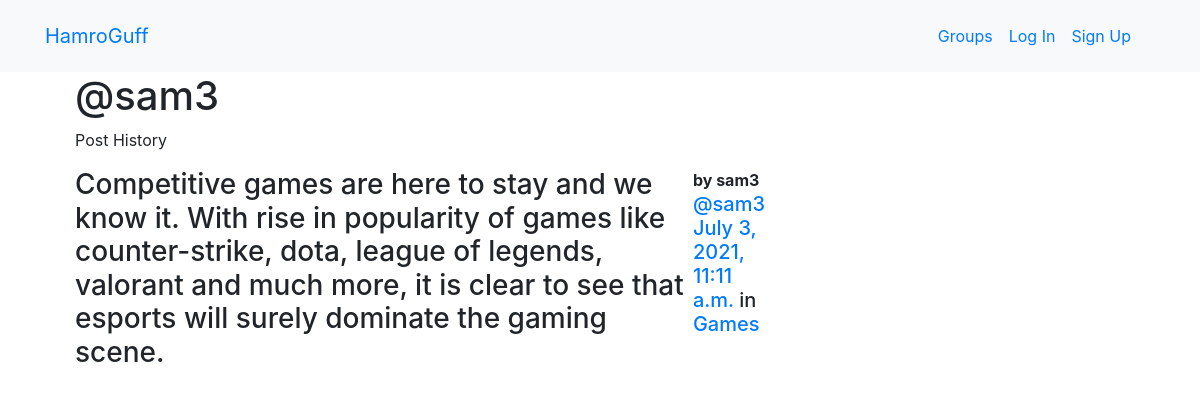
Page /posts/by/sam3/ on the committed database.
### posts/models.py (models this page shows, shortened)
class Post(models.Model):
    user=models.ForeignKey(User,on_delete=models.CASCADE,related_name='posts')
    created_at=models.DateTimeField(auto_now=True)
    message=models.TextField()
    group=models.ForeignKey(Group,on_delete=models.CASCADE,related_name='posts',null=True,blank=True)
    class Meta:
        ordering = ['-created_at']
        unique_together = ['user', 'message']

### groups/models.py (models this page shows, shortened)
class Group(models.Model):
    name=models.CharField(max_length=255,unique=True)
    slug=models.SlugField(allow_unicode=True,unique=True)
    description=models.TextField(blank=True,default='')
    description_html=models.TextField(editable=False,blank=True,default='')
    members=models.ManyToManyField(User,through='GroupMember')
    class Meta:
        ordering=['name']

### posts/views.py (the view)
# urls.py: path('by/<username>/', views.UserPosts.as_view(), name='for_user'),
class UserPosts(generic.ListView):
    model=models.Post
    template_name = "posts/user_post_list.html"
    def get_queryset(self):
        try:
            self.post_user = User.objects.prefetch_related("posts").get(
                username__iexact=self.kwargs.get("username"))
        except User.DoesNotExist:
            raise Http404
        else:
            return self.post_user.posts.all()
    def get_context_data(self, **kwargs):
        context = super().get_context_data(**kwargs)
        context["post_user"] = self.post_user
        return context

### posts/templates/posts/user_post_list.html
<!DOCTYPE html>
{% extends "posts/post_base.html" %}
{% block prepost %}
<div class="col-md-4">
	<h1>@{{ post_user.username }}</h1>
	<p>Post History</p>
</div>
{% endblock %}
{% block post_content %}
<div class="col-md-8">
	{% for post in post_list %}
		{% include "posts/_post.html" %}
	{% endfor %}
</div>
{% endblock %}

### posts/templates/posts/_post.html (shortened to what this page needs)
<!DOCTYPE html>
<div class="post media">
	<h3>{{ post.message|safe }}</h3>
	<div class="media-body">
		<strong>by {{ post.user.username }}</strong>
		<h5 class="media-heading">
			<span class="username"><a href="{% url 'posts:for_user' username=post.user.username %}">@{{ post.user.username }}</a></span>
			<time class="time">
                <a href="{% url 'posts:single' username=post.user.username pk=post.pk %}">{{ post.created_at }}</a>
            </time>
			{% if post.group %}
			<span class="group-name">in <a href="#">{{ post.group.name }}</a></span>
			{% endif %}
		</h5>
	</div>
</div>

### rows in the picture
Post: message "Competitive games are here to stay and we know it. With rise in popularity of games like counter-strike, dota, league of legends, valorant and much more, it is clear to see that esports will surely dominate the gaming scene.", user.username "sam3", created_at "July 3, 2021, 11:11 a.m.", group.name "Games"

### other values in the picture
{{ post_user.username }} "sam3"
